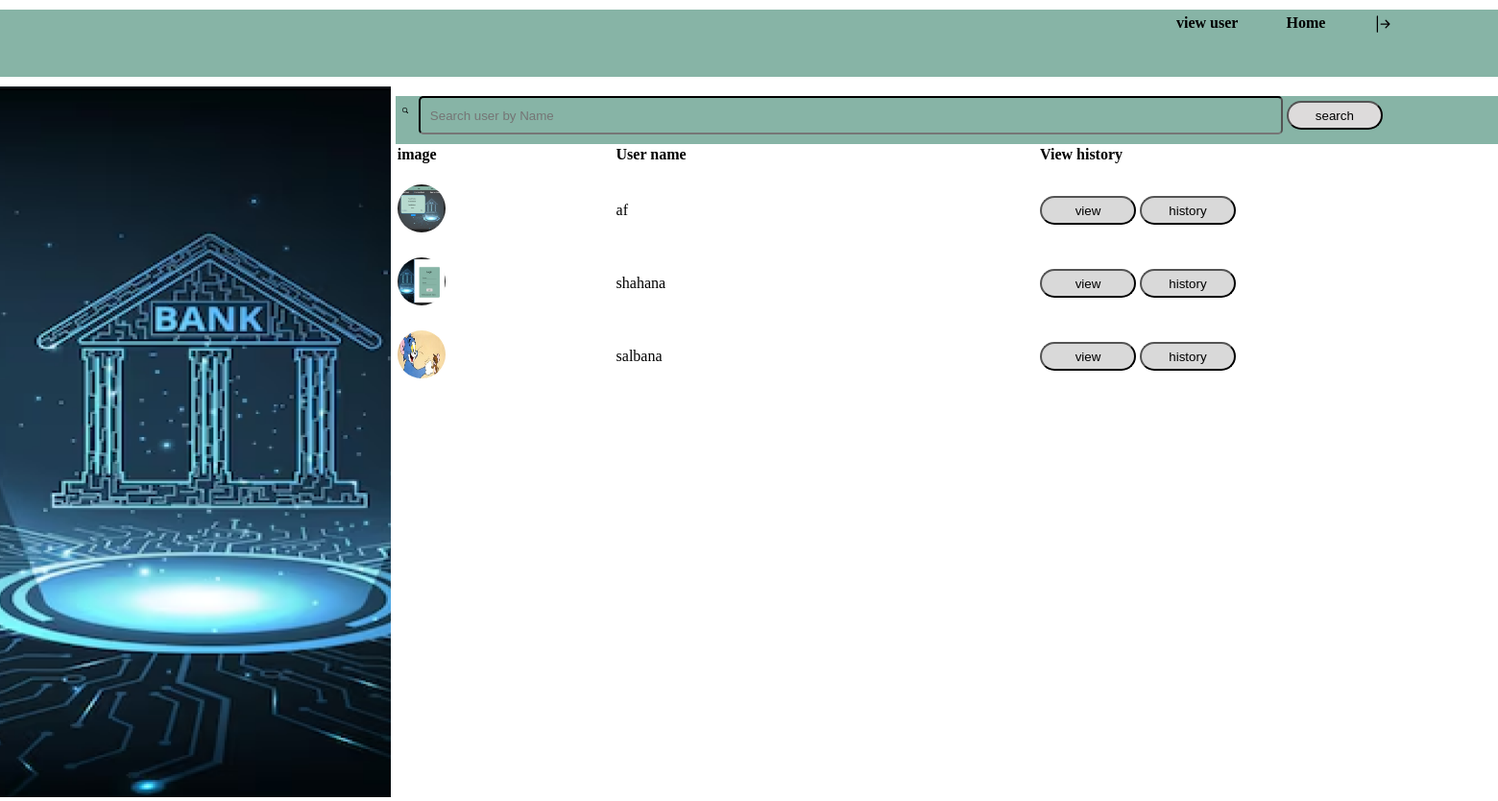
Page /viewuser on the earlier database version.
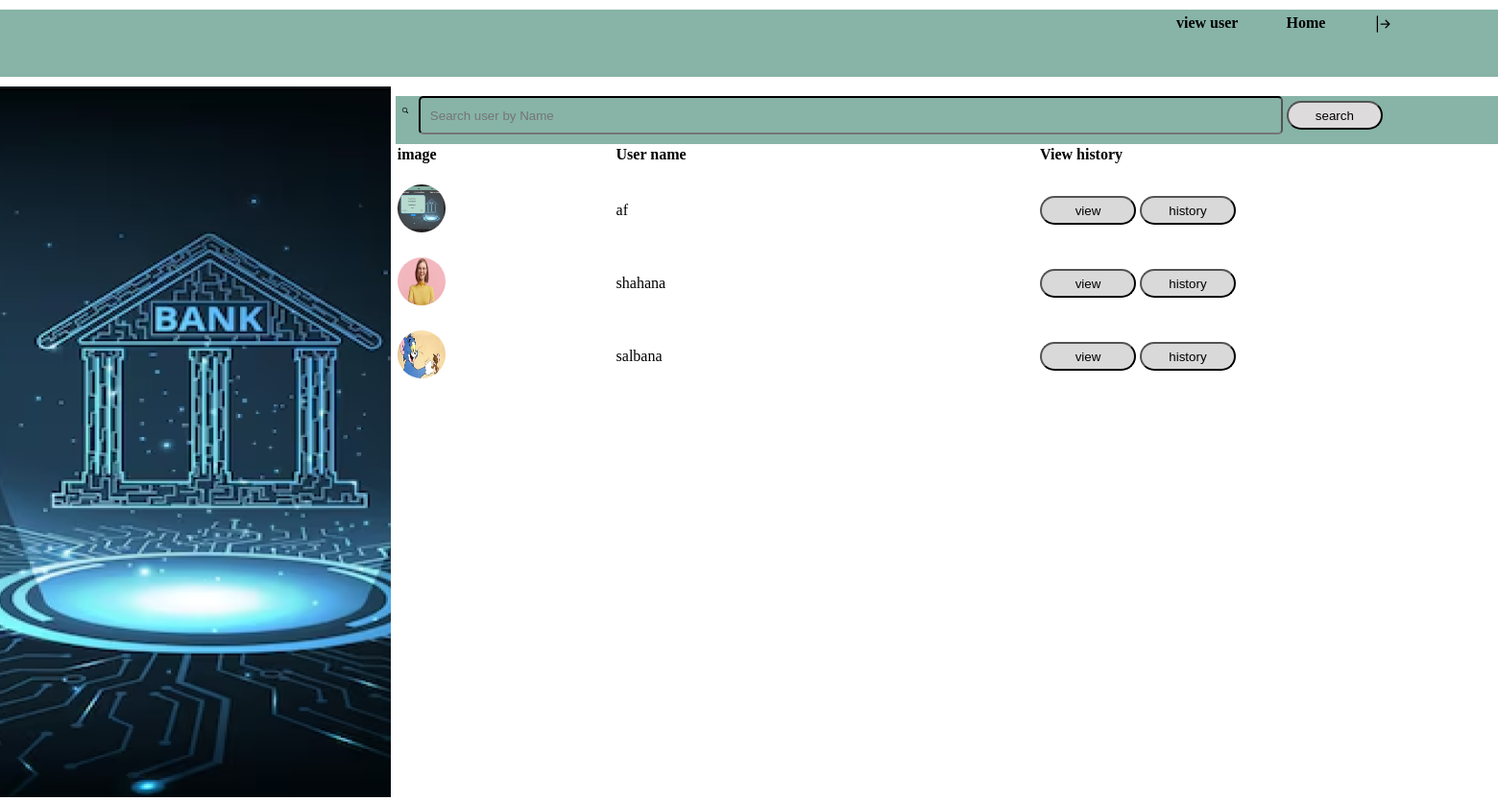
Same page on the later database version.
### app/models.py (models this page shows, shortened)
class CustomeUser(AbstractUser):
    age=models.IntegerField(null=True,blank=True)
    Phonenumber=models.IntegerField(null=True,blank=True,unique=True)
    Address=models.CharField(null=True,blank=True,max_length=100)
    DOB=models.DateField(null=True,blank=True)
    InitialAmount=models.IntegerField(null=True,blank=True)
    AccountNumber=models.CharField(null=True,blank=True,max_length=100,unique=True)
    Pancardno=models.CharField(null=True,blank=True,max_length=100,unique=True)
    AdharNumber=models.CharField(null=True,blank=True,max_length=100,unique=True)
    Ifsc=models.IntegerField(null=True,blank=True)
    Branch=models.CharField(null=True,blank=True ,max_length=100)
    Pincode=models.IntegerField(null=True,blank=True)
    usertype=models.CharField(max_length=200)
    Image=models.FileField(null=True,blank=True)

### app/views.py (the view)
# urls.py: path('viewuser', views.viewuser, name='viewuser'),
def viewuser(request):
        users = CustomeUser.objects.filter(usertype='user')
        return render(request,'bank/viewusers.html',{'users': users})

### template/bank/viewusers.html (shortened to what this page needs)
<!DOCTYPE html>
<html lang="en">
    {% load static %}
<head>
</head>
<body>
    {% block content %}
    <nav class="navbar">
        <div class="container-fluid">
            <ul>
                <li>
                <a href="{% url 'viewuser' %}">view user</a>
                </li>
                <li>
                    <a href="{% url 'bankhome' %}">Home</a>
                <li>
                <a href="{% url 'logout' %}"><b></b></a>
                </li>
            </ul>
        </div>
    </nav>
<div class="row">
        <div class="col-sm-3  " style=" padding-right: 5px;">
            <img src="{% static 'images/Rectangle 1.png' %}" alt="bank" style="height: 740px;">
        </div>
        <div class="col-sm-9">
            <div class="container-fluid">
            <form action="{% url 'search' %}" method="POST">
                    <div class="eee">
                        <img src="{% static 'images/search-icon-png-1.png' %}"  style="height:20px;width:20px;">
                        <input type="search"  placeholder="Search user by Name" name="search" style="width:18%;height:40px;" >
                        <input type="submit" value="search">
                    </div>
            </form>
            </div>
                <table>
                    <tr>
                        <th>image</th>
                        <th>User name</th>
                        <th></th>
                        <th>View history</th>
                    </tr>
                    {% for i in users %}
                    <tr>
                        <td><img src="{{i.Image.url}}" alt="" width="50px" height="50px" style="border-radius: 50%;"></td>
                        <td>{{i.first_name}}</td>
                        <td></td>
                        <td><a href="{% url 'bankuserprofile'  id=i.id %}"><button>view</button></a>
                        <a href="{% url 'userhistory'  id=i.id %}"><button>history</button></a></td>
                    </tr>
                    {% endfor%}
                </table>
        </div>
    </div>
    {% endblock %}
</body>
</html>

Differences in the rows shown:
changed CustomeUser "shahana": Image: a different picture
